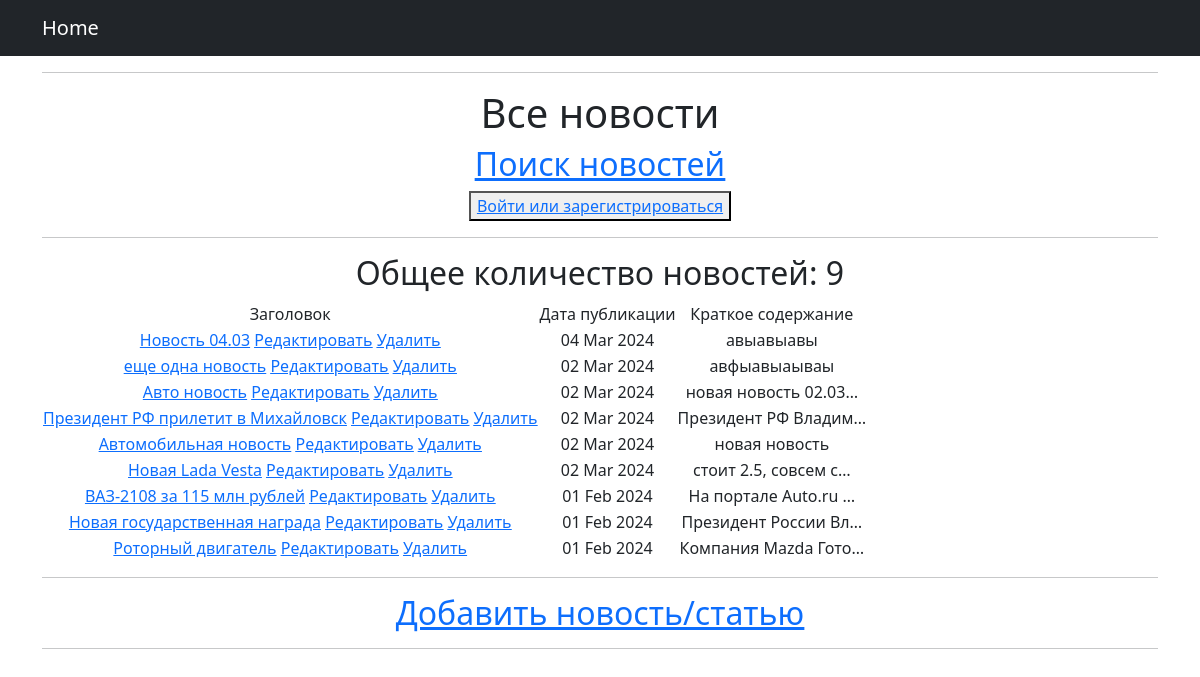
Page /news/ on the committed database.
### news_p/models.py (models this page shows, shortened)
class Post(models.Model):
    news = 'NW'
    article = "AR"
    POST_TYPE = [(news, 'Новость'), (article, 'Статья'),]
    type = models.CharField(max_length=2, choices=POST_TYPE, default=news)
    date = models.DateTimeField(auto_now_add=True)
    title = models.CharField(max_length=255)
    text = models.TextField()
    rating = models.IntegerField(default=0)
    author = models.ForeignKey(Author, on_delete=models.CASCADE)
    category = models.ManyToManyField(Category, through='PostCategory')

### news_p/views.py (the view)
# urls.py: path('', PostList.as_view()),
class PostList(ListView):
    model = Post
    ordering = '-date'
    template_name = 'all_news.html'
    context_object_name = 'posts'
    paginate_by = 10
    def get_queryset(self):
        queryset = super().get_queryset()
        self.filterset = PostFilter(self.request.GET, queryset)
        return self.filterset.qs

### news_p/templatetags/custom_filters.py (called while the page is built)
@register.filter()
def censor(value):
    if type(value) != str:
        raise TypeError('Необходимо передать строку!')
    else:
        for word in value.split():
            if word.lower() in CENS_LIST:
                cens_word = word[0] + ((len(word) - 1) * '*')
                value = value.replace(word, cens_word)
    return value

### templates/all_news.html (shortened to what this page needs)
{% extends 'flatpages/default.html' %}
{% load custom_filters %}
{% load custom_tags %}
{% block title %}
<hr>
<h1>Все новости</h1>
<a href="{% url 'search' %}"><u><h2>Поиск новостей</h2></u></a>
    {% if request.user.username %}
        <h2>{{ request.user.username }}</h2>
        <button><a href="{% url 'profile' %}">В личный кабинет</a></button>
    {% else %}
        <button><a href="{% url 'profile' %}">Войти или зарегистрироваться</a></button>
    {% endif %}
<hr>
{% endblock title %}
{% block content %}
<h2>Общее количество новостей: {{ posts|length }}</h2>
<table>
    <thead>
        <td> Заголовок </td>
        <td> Дата публикации </td>
        <td> Краткое содержание </td>
    </thead>
    {% for post in posts %}
        <tr>
            <td>
                <a href="{% url 'news_detail' post.id %}">{{ post.title|censor }}</a>
                <a href="{% url 'news_edit' post.id %}"><u>Редактировать</u></a>
                <a href="{% url 'news_delete' post.id %}"><u>Удалить</u></a>
            </td>
            <td>{{ post.date|date:'d M Y' }}</td>
            <td>{{ post.text|truncatechars:20|censor }}</td>
        </tr>
    {% endfor %}
</table>
<hr>
<a href="{% url 'news_add' %}"><h2>Добавить новость/статью</h2></a>
<hr>
{% endblock content %}

### rows in the picture
Post: title|censor "Новость 04.03", date "04 Mar 2024", text|censor "авыавыавы"
Post: title|censor "еще одна новость", date "02 Mar 2024", text|censor "авфыавыаываы"
Post: title|censor "Авто новость", date "02 Mar 2024", text|censor "новая новость 02.03…"
Post: title|censor "Президент РФ прилетит в Михайловск", date "02 Mar 2024", text|censor "Президент РФ Владим…"
Post: title|censor "Автомобильная новость", date "02 Mar 2024", text|censor "новая новость"
Post: title|censor "Новая Lada Vesta", date "02 Mar 2024", text|censor "стоит 2.5, совсем с…"
Post: title|censor "ВАЗ-2108 за 115 млн рублей", date "01 Feb 2024", text|censor "На портале Auto.ru …"
Post: title|censor "Новая государственная награда", date "01 Feb 2024", text|censor "Президент России Вл…"
Post: title|censor "Роторный двигатель", date "01 Feb 2024", text|censor "Компания Mazda Гото…"

### other values in the picture
{{ posts|length }} "9"
